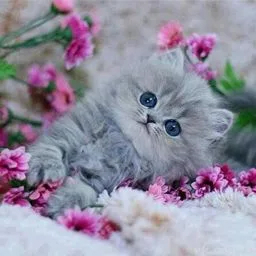
#> input picture in_image/cat.jpg, 256 x 256 px, found by its file name
$ python -i DWM.py   (imports and definitions only)
#> lines starting #> are read from the running program, lines starting #| are printed output that depends on the picture
import numpy as np
from PIL import Image

def get_watermark(type_w):

#> called with type_w = 'in_image/cat.jpg'
	if type_w == '1':
		watermark_3= Image.open('in_watermark/32.png').convert('L')
		# Преобразование изображения в двумерный массив
		array3 = np.array(watermark_3)
		return array3
	elif type_w == '2':
		watermark2 = Image.open('in_watermark/16x16.PNG').convert('L')
		# Преобразование изображения в двумерный массив
		array2 = np.array(watermark2)
		return array2
	elif type_w == '3':
		watermark1= Image.open('in_watermark/watermark2.PNG').convert('L')
		# Преобразование изображения в двумерный массив
		array1 = np.array(watermark1)
		return array1
	else:
		try:
			watermark_custom= Image.open(f'in_watermark/{type_w}').convert('L')
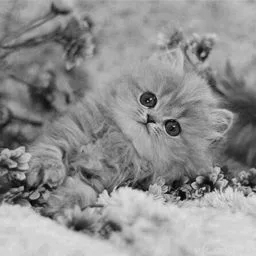
#> watermark_custom: PIL image 256x256 L; min 0, max 231, mean 143.7
			# Преобразование изображения в двумерный массив
			arrayc = np.array(watermark_custom)
			return arrayc
		except:
			return 0

>>> result = get_watermark('in_image/cat.jpg')
